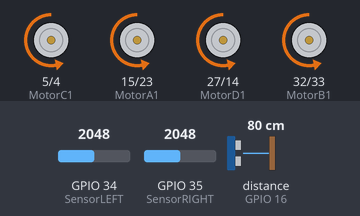
Recording of a sketch running on a simulated ESP32. Shown: motor-driver pin pairs drawn as motors (green arrow = first pin HIGH = forward, orange = second pin HIGH = backward, longer = more drive). Wiring (inferred from the names in the program): ultrasonic range finder: trigger GPIO 17; echo GPIO 16. The inputs (shaded band) are chosen by the test bench; at power-on: GPIO 34 (SensorLEFT) = 2048, GPIO 35 (SensorRIGHT) = 2048, distance to the obstacle (sensor on GPIO 16) 80 cm. The echo pulse lasts 58.3 µs per cm.

Above: at 2.6 s.
2.7 s: GPIO 34 (SensorLEFT) set to 3546
6.2 s: GPIO 34 (SensorLEFT) set to 3628
At 8.3 s:
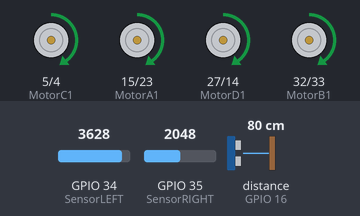
8.8 s: GPIO 34 (SensorLEFT) set to 3560
At 9.2 s:
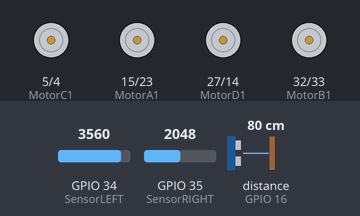
13.4 s: GPIO 34 (SensorLEFT) set to 3603
15.9 s: GPIO 34 (SensorLEFT) set to 2866
At 17.5 s:
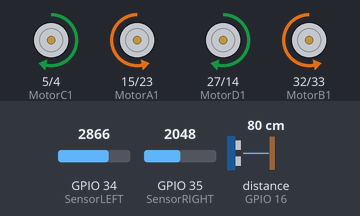
Timing chart, 0 to 21.5 s (numbered marks = the images above; inputs shaded):
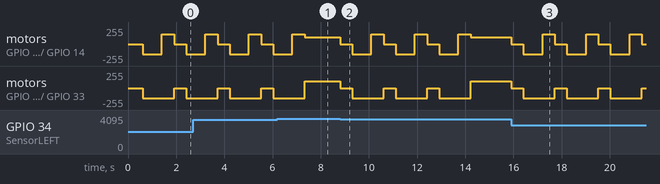

Measured:
- the behaviour switches between 3599 and 3600 on GPIO 34 (SensorLEFT) (found by bisection; images 0 and 1)
- after the input at 8.8 s, motor on GPIO 5 (MotorC1) / GPIO 4 (MotorC2): forward 100/255 → stopped at once, then repeats every 1.8 s: backward 150/255 0.80 s, forward 150/255 0.51 s, stopped 0.50 s; motor on GPIO 15 (MotorA1) / GPIO 23 (MotorA2): alternates backward 150/255 for 1.3 s and stopped for 0.50 s, starting at once
- after the input at 15.9 s, motor on GPIO 5 (MotorC1) / GPIO 4 (MotorC2): forward 100/255 → stopped at once, then repeats every 1.8 s: backward 150/255 0.80 s, forward 150/255 0.51 s, stopped 0.50 s; motor on GPIO 15 (MotorA1) / GPIO 23 (MotorA2): alternates backward 150/255 for 1.3 s and stopped for 0.50 s, starting at once
- by itself, motor on GPIO 15 (MotorA1) / GPIO 23 (MotorA2), motor on GPIO 32 (MotorB1) / GPIO 33 (MotorB2): alternates backward 150/255 for 1.3 s and stopped for 0.50 s

The sketch:

SumoBot.ino
```cpp
// ESP32 Kart Sürümü 2.0.11 olmalıdır

#define SensorLEFT 34   // Sol IR sensör pini
#define SensorRIGHT 35  // Sağ IR sensör pini
int trigPin = 17;       // Ultrasonik sensör - Trigger pini
int echoPin = 16;       // Ultrasonik sensör - Echo pini
long duration, cm;      // Ölçüm süresi ve mesafe için değişkenler

// Motor pin tanımlamaları
#define MotorA1 15
#define MotorA2 23

#define MotorB1 32
#define MotorB2 33

#define MotorC1 5
#define MotorC2 4

#define MotorD1 27
#define MotorD2 14

// Hız sabitleri
#define fast 255
#define mid 150
#define slow 100

#define THRESHOLD 3600  // IR sensörler için eşik değeri

// İleri hareket fonksiyonu (orta hız)
void forward() {
  analogWrite(MotorA1, mid);
  analogWrite(MotorA2, 0);
  analogWrite(MotorB1, mid);
  analogWrite(MotorB2, 0);
  analogWrite(MotorC1, mid);
  analogWrite(MotorC2, 0);
  analogWrite(MotorD1, mid);
  analogWrite(MotorD2, 0);
}

// Yavaş ileri hareket fonksiyonu
void slowforward() {
  analogWrite(MotorA1, slow);
  analogWrite(MotorA2, 0);
  analogWrite(MotorB1, slow);
  analogWrite(MotorB2, 0);
  analogWrite(MotorC1, slow);
  analogWrite(MotorC2, 0);
  analogWrite(MotorD1, slow);
  analogWrite(MotorD2, 0);
}

// Sağa dönüş fonksiyonu
void right() {
  analogWrite(MotorA1, mid);
  analogWrite(MotorA2, 0);
  analogWrite(MotorB1, mid);
  analogWrite(MotorB2, 0);
  analogWrite(MotorC1, 0);
  analogWrite(MotorC2, mid);
  analogWrite(MotorD1, 0);
  analogWrite(MotorD2, mid);
}

// Sola dönüş fonksiyonu
void left() {
  analogWrite(MotorA1, 0);
  analogWrite(MotorA2, mid);
  analogWrite(MotorB1, 0);
  analogWrite(MotorB2, mid);
  analogWrite(MotorC1, mid);
  analogWrite(MotorC2, 0);
  analogWrite(MotorD1, mid);
  analogWrite(MotorD2, 0);
}

// Robotu durdurma fonksiyonu
void stop() {
  analogWrite(MotorA1, 0);
  analogWrite(MotorA2, 0);
  analogWrite(MotorB1, 0);
  analogWrite(MotorB2, 0);
  analogWrite(MotorC1, 0);
  analogWrite(MotorC2, 0);
  analogWrite(MotorD1, 0);
  analogWrite(MotorD2, 0);
}

// Geri gitme fonksiyonu
void backward() {
  analogWrite(MotorA1, LOW);
  analogWrite(MotorA2, mid);
  analogWrite(MotorB1, LOW);
  analogWrite(MotorB2, mid);
  analogWrite(MotorC1, LOW);
  analogWrite(MotorC2, mid);
  analogWrite(MotorD1, LOW);
  analogWrite(MotorD2, mid);
}

// Başlangıç ayarları
void setup() {
  Serial.begin(115200);  // Seri iletişim başlatılıyor

  pinMode(trigPin, OUTPUT);
  pinMode(echoPin, INPUT);

  pinMode(SensorLEFT, INPUT);
  pinMode(SensorRIGHT, INPUT);

  pinMode(MotorA1, OUTPUT);
  pinMode(MotorA2, OUTPUT);
  pinMode(MotorB1, OUTPUT);
  pinMode(MotorB2, OUTPUT);
  pinMode(MotorC1, OUTPUT);
  pinMode(MotorC2, OUTPUT);
  pinMode(MotorD1, OUTPUT);
  pinMode(MotorD2, OUTPUT);
}

// Ana döngü
void loop() {
  // Ultrasonik sensör ile mesafe ölçümü yapılır
  digitalWrite(trigPin, LOW);
  delayMicroseconds(5);
  digitalWrite(trigPin, HIGH);
  delayMicroseconds(10);
  digitalWrite(trigPin, LOW);

  duration = pulseIn(echoPin, HIGH);      // Yankı süresi ölçülür
  cm = (duration / 2) / 29.1;             // Mesafe cm cinsine çevrilir
  delay(100);

  // IR sensörlerden veri okunur
  int leftSensor = analogRead(SensorLEFT);
  int rightSensor = analogRead(SensorRIGHT);

  // Her iki IR sensör de siyah çizgi algıladığında:
  if ((leftSensor < THRESHOLD && rightSensor < THRESHOLD)) {
    stop();         // Dur
    delay(500);
    backward();     // Geri git
    delay(800);
    left();         // Sola dön
    delay(400);
  }
  // Eğer mesafe 15 cm'den azsa ve çizgi algılanmıyorsa:
  else if ((cm < 15) && (leftSensor >= THRESHOLD && rightSensor >= THRESHOLD)) {
    forward();      // İleri git
  }
  // Normalde yavaşça ileri git
  else {
    slowforward();
  }
}
```
